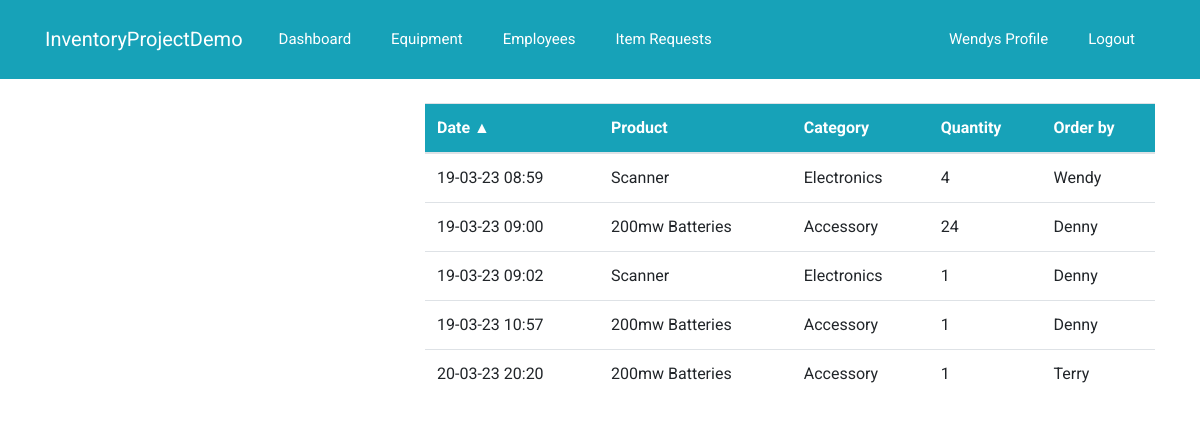
/dashboard/order/ (signed in), run on the app's committed database.
### dashboard/models.py (models this page shows, shortened)
class Order(models.Model):
    product = models.ForeignKey(Product, on_delete=models.CASCADE, null=True)
    staff = models.ForeignKey(User, models.CASCADE, null=True)
    order_quantity = models.PositiveIntegerField(null=True)
    date = models.DateTimeField(auto_now_add=True)
    class Meta:
        verbose_name_plural = 'Order'

class Product(models.Model):
    name = models.CharField(max_length=100, null=True)
    category = models.CharField(max_length=20, choices=CATEGORY, null=True)
    quantity = models.PositiveIntegerField(default=1, null=True)
    available = models.BooleanField(null=True)
    serial_number = models.BigIntegerField(null=True)
    description = models.CharField(max_length=100, null=True)
    date = models.DateTimeField(auto_now_add=True)
    active = models.BooleanField(null=True)
    class Meta:
        verbose_name_plural = 'Product'

### dashboard/views.py (the view)
# urls.py: path('order/', views.order, name='dashboard-order')
@login_required
def order(request):
    sort = request.GET.get('sort', 'date')
    direction = request.GET.get('dir', 'asc')
    counts = get_counts()
    if sort == 'date':
        if direction == 'asc':
            orders = Order.objects.order_by('date')
        else:
            orders = Order.objects.order_by('-date')
    else:
        orders = Order.objects.all()
    context = {
        'orders': orders,
        'sort': sort,
        'direction': direction,
        'counts': counts,
    }
    return render(request, 'dashboard/order.html', context)

### dashboard/views.py (called while the page is built)
def get_counts():
    employees_count = User.objects.count()
    order_count = Order.objects.count()
    product_count = Product.objects.count()
    counts = {
        'employees_count': employees_count,
        'order_count': order_count,
        'product_count': product_count,
    }
    return counts

### templates/dashboard/order.html (shortened to what this page needs)
{% extends 'partials/base.html' %}
{% block content%}
<div class="container">
    <div class="row my-4">
        <div class="col-md-4">
        </div>
        <div class="col-md-8">
            <table class="table bg-white">
                <thead class="bg-info">
                <tr class="text-white">
                    <th scope="col" >
                        {% if sort == 'date' and direction == 'asc' %}
                            <a href="?sort=date&dir=desc" class="text-white">Date &#9650;</a>
                        {% elif sort == 'date' and direction == 'desc' %}
                            <a  href="?sort=date&dir=asc" class="text-white">Date &#9660;</a>
                        {% else %}
                            <a  href="?sort=date&dir=asc" class="text-white">Date</a>
                        {% endif %}
                    </th>
                    <th scope="col">Product</th>
                    <th scope="col">Category</th>
                    <th scope="col">Quantity</th>
                    <th scope="col">Order by</th>
                </tr>
                </thead>
                <tbody>
                    {% for order in orders%}
                    <tr>
                        <td>{{ order.date|date:"d-m-y H:i" }}</td>
                        <td>{{order.product.name}}</td>
                        <td>{{order.product.category}}</td>
                        <td>{{order.order_quantity}}</td>
                        <td>{{order.staff.username}}</td>
                    </tr>
                    {% endfor %}
                </tbody>
            </table>
        </div>
    </div>
</div>
{% endblock%}

### templates/partials/nav.html (shortened to what this page needs)
<nav class="navbar navbar-expand-lg navbar-mainbg bg-info">
    {% if user.is_authenticated %}
    <div class="container">
        <a class="navbar-brand text-white" href="{% url 'dashboard-index' %}">InventoryProjectDemo</a>
        <div class="collapse navbar-collapse" id="navbarSupportedContent">
            <ul class="navbar-nav mr-auto">
                <li class="nav-item active">
                    <a class="nav-link text-white" href="{% url 'dashboard-index' %}"> Dashboard
                        <span class="sr-only">(current)</span></a>
                </li>
                <li class="nav-item active">
                    <a class="nav-link text-white" href="{% url 'dashboard-product'%}">Equipment
                        <span class="sr-only">(current)</span></a>
                </li>
                <li class="nav-item active">
                    <a class="nav-link text-white" href="{% url 'dashboard-staff' %}"> Employees
                        <span class="sr-only">(current)</span></a>
                </li>
                <li class="nav-item active">
                    <a class="nav-link text-white" href="{% url 'dashboard-order' %}"> Item Requests
                        <span class="sr-only">(current)</span></a>
                </li>
            </ul>
            <ul class="navbar-nav ml-auto">
                <li class="nav-item active">
                    <a class="nav-link text-white" href="{% url 'user-profile' %}"> {{ user.username }}s Profile
                        <span class="sr-only">(current)</span></a>
                </li>
                <li class="nav-item">
                    <a class="nav-link text-white" href="{% url 'user-logout' %}"> Logout</a>
                </li>
            </ul>
    {%endif%}
</nav>

### static/css/style.css (style rules this page uses)
body { font-family: 'Roboto', sans-serif; }
* { margin: 0; padding: 0; }
#navbarSupportedContent a { font-size: 15px; padding: 20px 20px; }

### data on the page
Order: date "19-03-23 08:59", product.name "Scanner", product.category "Electronics", order_quantity "4", staff.username "Wendy"
Order: date "19-03-23 09:00", product.name "200mw Batteries", product.category "Accessory", order_quantity "24", staff.username "Denny"
Order: date "19-03-23 09:02", product.name "Scanner", product.category "Electronics", order_quantity "1", staff.username "Denny"
Order: date "19-03-23 10:57", product.name "200mw Batteries", product.category "Accessory", order_quantity "1", staff.username "Denny"
Order: date "20-03-23 20:20", product.name "200mw Batteries", product.category "Accessory", order_quantity "1", staff.username "Terry"

### other printed values
{{ user.username }} "Wendy"
